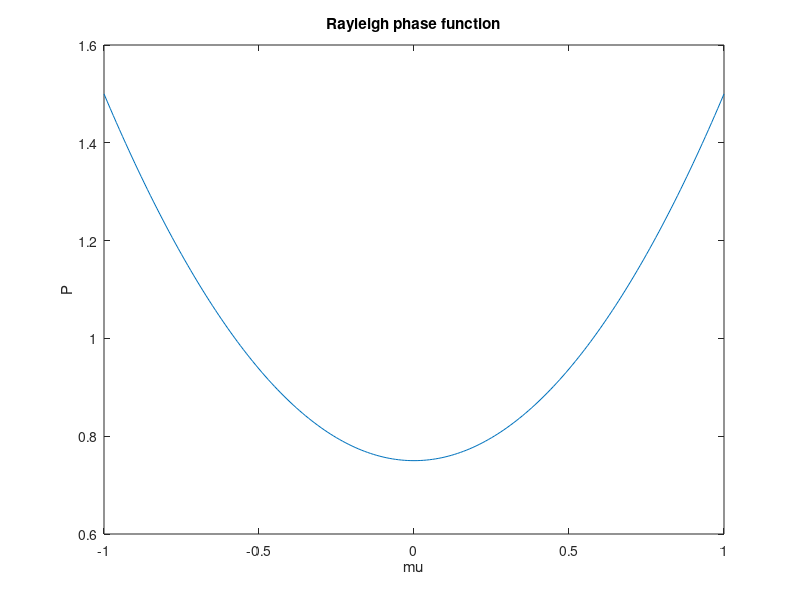
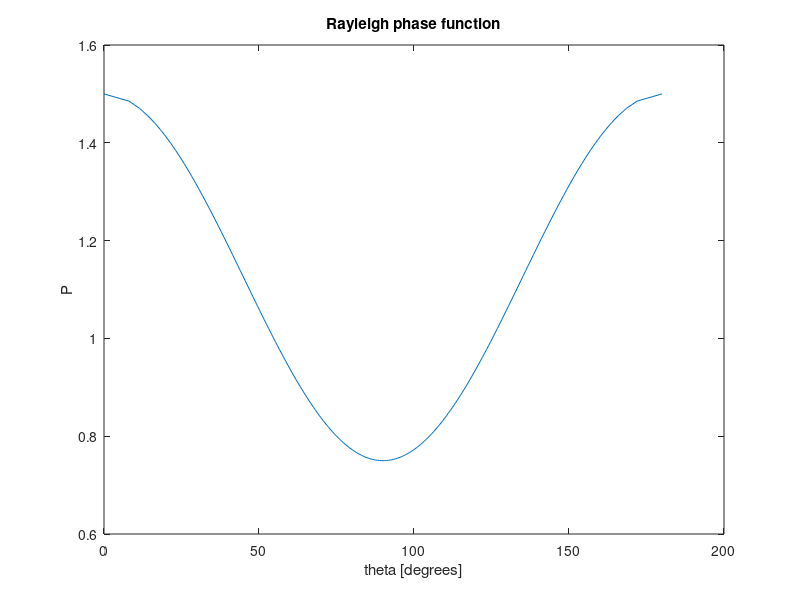
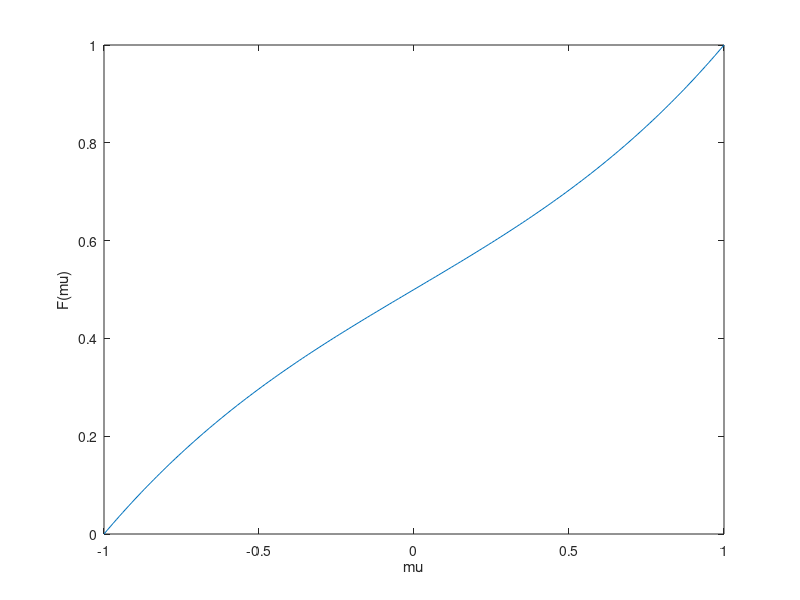
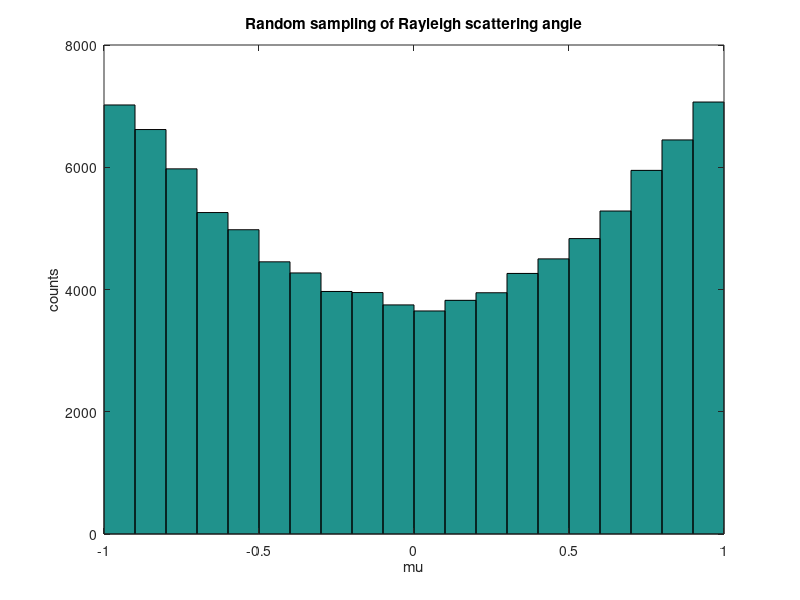

Here is the MATLAB script that generated these plots, in order:
#Calculate randomly sampled scattering angles for 
#Rayleigh scattering

clear;

#Rayleigh phase function as function of mu
mu=[-1:0.01:1]';
P=3/4.*(1+mu.^2);
figure(1);
plot(mu, P);
xlabel("mu");
ylabel("P");
title("Rayleigh phase function");
print "rayleigh_phase.pdf";
dat=[mu P];
save "rayleigh_phase_mu.dat" dat;
clear dat;

#Rayleigh phase function as function of theta
theta=acos(mu);
P=3/4.*(1+cos(theta).^2);
figure(2);
plot(theta*180/pi, P);
xlabel("theta [degrees]");
ylabel("P");
title("Rayleigh phase function");
print "rayleigh_phase_theta.pdf";
dat=[theta.*180/pi,P];
save "rayleigh_phase_theta.dat" dat;
clear dat;

# cumulative distribution
F=(3.*mu+mu.^3 + 4)./8;
figure(3);
plot(mu, F);
xlabel("mu");
ylabel("F(mu)");
print "rayleigh_cum_distr.pdf"

dat = [mu F];
save "rayleigh_cumulative.dat" dat;

clear;


#Sample mu randomly
#====================

#Vector of random numbers
r=rand(100000,1);

#Calculate mu for each random number
q = -8.*r + 4;
D = 1 + 0.25 .*q.*q;
u = (-q/2 + sqrt(D)).^(1/3);
mu = u - 1./u;

#Draw histogram
figure(4);
hist(mu,20);
title("Random sampling of Rayleigh scattering angle");
xlabel("mu");
ylabel("counts");
print "rayleigh_hist.pdf";

[y x]=hist(mu,20);
dat=[x' y'];
save "rayleigh_hist.dat" dat;
